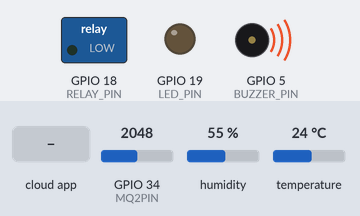
Simulated run of this sketch. Board: ESP32. Shown: switched loads named in the sketch (green lamp = pin HIGH), output pins drawn as LEDs (lit = HIGH), buzzer (waves = sounding, pin HIGH). The test bench sets the inputs (shaded band); at power-on: GPIO 34 (MQ2PIN) = 2048, humidity 55 %, temperature 24 °C. WiFi joins after 1.5 s; servers stay silent unless stated.

Above: at 2.7 s.
2.8 s: GPIO 34 (MQ2PIN) set to 20
At 7.0 s:
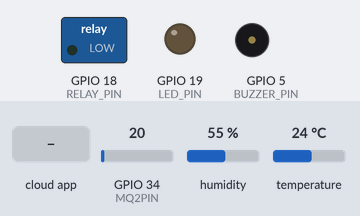
8.0 s: the phone or cloud app sets fan to 1
At 8.4 s:
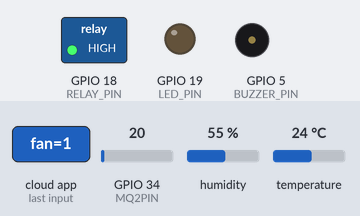
11.7 s: GPIO 34 (MQ2PIN) set to 264
15.4 s: GPIO 34 (MQ2PIN) set to 307
At 16.4 s:
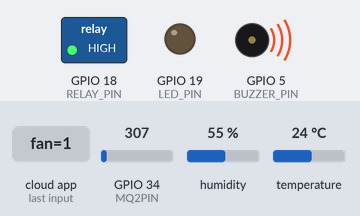
21.9 s: GPIO 34 (MQ2PIN) set to 0
At 26.1 s:
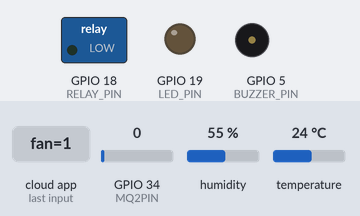
26.9 s: the phone or cloud app sets light to 1
At 27.6 s:
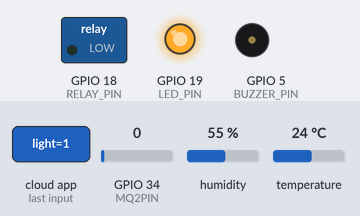
Timing chart, 0 to 29.9 s (numbered marks = the images above; inputs shaded):
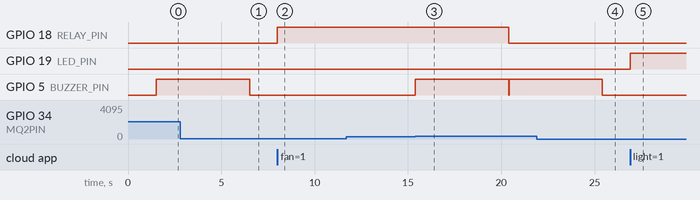

Measured:
- the behaviour switches between 286 and 287 on GPIO 34 (MQ2PIN) (found by bisection; images 2 and 3)
- after the input at 2.8 s, GPIO 5 (BUZZER_PIN): goes on until 6.5 s, then stays LOW
- after the input at 8.0 s, GPIO 18 (RELAY_PIN): LOW → HIGH at once
- after the input at 11.7 s, every drawn part: stays the same
- after the input at 15.4 s, GPIO 18 (RELAY_PIN): HIGH → LOW after 5.0 s; GPIO 5 (BUZZER_PIN): LOW → HIGH at once, → LOW 5.0 s later, → HIGH 0.02 s later
- after the input at 21.9 s, GPIO 5 (BUZZER_PIN): goes on until 25.4 s, then stays LOW
- after the input at 26.9 s, GPIO 19 (LED_PIN): LOW → HIGH at once

The sketch:

finalgaspro.ino
```cpp
#include "arduino_secrets.h"
#include "DHT.h"  // Include the DHT library
#include "thingProperties.h"

#define DHTPIN 4      // Define the pin for the DHT11 sensor (replace with appropriate GPIO pin)
#define DHTTYPE DHT11   // Define the type of DHT sensor

#define MQ2PIN 34     // Define the pin for the MQ-2 sensor (replace with appropriate GPIO pin)
#define RELAY_PIN 18  // Define the pin for the relay (replace with appropriate GPIO pin)
#define LED_PIN 19    // Define the pin for the LED (replace with appropriate GPIO pin)
#define BUZZER_PIN 5  // Define the pin for the buzzer (replace with appropriate GPIO pin)

DHT dht(DHTPIN, DHTTYPE);  // Create an instance of the DHT sensor

void setup() {
  Serial.begin(9600);
  delay(1500);

  pinMode(MQ2PIN, INPUT);   // Set MQ-2 pin as input
  pinMode(RELAY_PIN, OUTPUT);  // Set relay pin as output
  pinMode(LED_PIN, OUTPUT);    // Set LED pin as output
  pinMode(BUZZER_PIN, OUTPUT); // Set buzzer pin as output

  initProperties();
  ArduinoCloud.begin(ArduinoIoTPreferredConnection);
  setDebugMessageLevel(2);
  ArduinoCloud.printDebugInfo();

  dht.begin();
}

void loop() {
  ArduinoCloud.update();

  float temperature = dht.readTemperature();
  float humidity = dht.readHumidity();

  if (!isnan(temperature)) {
    temp = temperature;
  }
  if (!isnan(humidity)) {
    humid = humidity;
  }

  float gasLevel = readGasLevel();

  if (!isnan(gasLevel)) {
    gas = gasLevel;

    // Check if gas level is more than 60 ppm
    if (gasLevel > 60) {
      fan = false;  // Turn off the fan
      light = false; // Turn off the light
      activateBuzzer(); // Activate the buzzer
    }
  }

  // Your code here

  // Control the fan based on IoT Cloud variable
  if (fan) {
    digitalWrite(RELAY_PIN, HIGH); // Turn on the fan
  } else {
    digitalWrite(RELAY_PIN, LOW);  // Turn off the fan
  }

  // Control the LED based on IoT Cloud variable
  if (light) {
    digitalWrite(LED_PIN, HIGH);  // Turn on the LED
  } else {
    digitalWrite(LED_PIN, LOW);   // Turn off the LED
  }
}

void onGasChange() {
  // Add your code here to act upon Gas change
}

void onHumidChange() {
  // Add your code here to act upon Humid change
}

void onTempChange() {
  // Add your code here to act upon Temp change
}

void onLightChange() {
  // Add your code here to act upon Light change
}

void onFanChange() {
  // Add your code here to act upon Fan change
}

float readGasLevel() {
  int sensorValue = analogRead(MQ2PIN);
  float voltage = sensorValue * (5.0 / 1024.0);
  float ppm = (voltage - 0.2) * 50.0;
  return ppm;
}

void activateBuzzer() {
  digitalWrite(BUZZER_PIN, HIGH); // Turn on the buzzer
  delay(5000);  // Buzz for 1 second
  digitalWrite(BUZZER_PIN, LOW);  // Turn off the buzzer
}
```

arduino_secrets.h
```cpp
#define SECRET_SSID "123456789"
#define SECRET_OPTIONAL_PASS "123456789"
#define SECRET_DEVICE_KEY "8EWA69MHTXQ4I87OCPCK"
```

thingProperties.h
```cpp
// Code generated by Arduino IoT Cloud, DO NOT EDIT.

#include <ArduinoIoTCloud.h>
#include <Arduino_ConnectionHandler.h>

const char DEVICE_LOGIN_NAME[]  = "2f551305-a65b-4282-8292-019cd378a2e8";

const char SSID[]               = SECRET_SSID;    // Network SSID (name)
const char PASS[]               = SECRET_OPTIONAL_PASS;    // Network password (use for WPA, or use as key for WEP)
const char DEVICE_KEY[]  = SECRET_DEVICE_KEY;    // Secret device password

void onGasChange();
void onHumidChange();
void onFanChange();
void onLightChange();
void onTempChange();

float gas;
CloudRelativeHumidity humid;
bool fan;
bool light;
CloudTemperature temp;

void initProperties(){

  ArduinoCloud.setBoardId(DEVICE_LOGIN_NAME);
  ArduinoCloud.setSecretDeviceKey(DEVICE_KEY);
  ArduinoCloud.addProperty(gas, READWRITE, ON_CHANGE, onGasChange);
  ArduinoCloud.addProperty(humid, READWRITE, ON_CHANGE, onHumidChange);
  ArduinoCloud.addProperty(fan, READWRITE, ON_CHANGE, onFanChange);
  ArduinoCloud.addProperty(light, READWRITE, ON_CHANGE, onLightChange);
  ArduinoCloud.addProperty(temp, READWRITE, ON_CHANGE, onTempChange);

}

WiFiConnectionHandler ArduinoIoTPreferredConnection(SSID, PASS);
```
